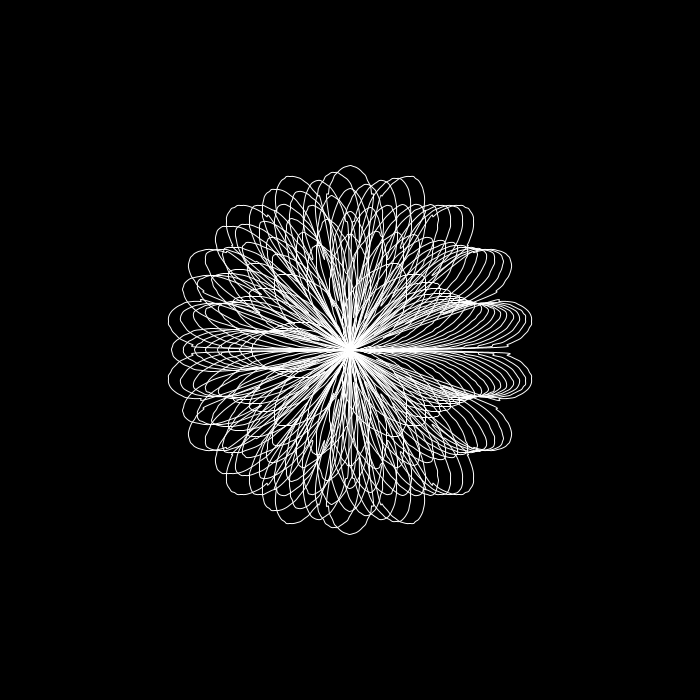
Frame 1 (no input)
Frame 60 (the mouse pressed at the canvas centre just before this capture): identical to frame 1, image omitted
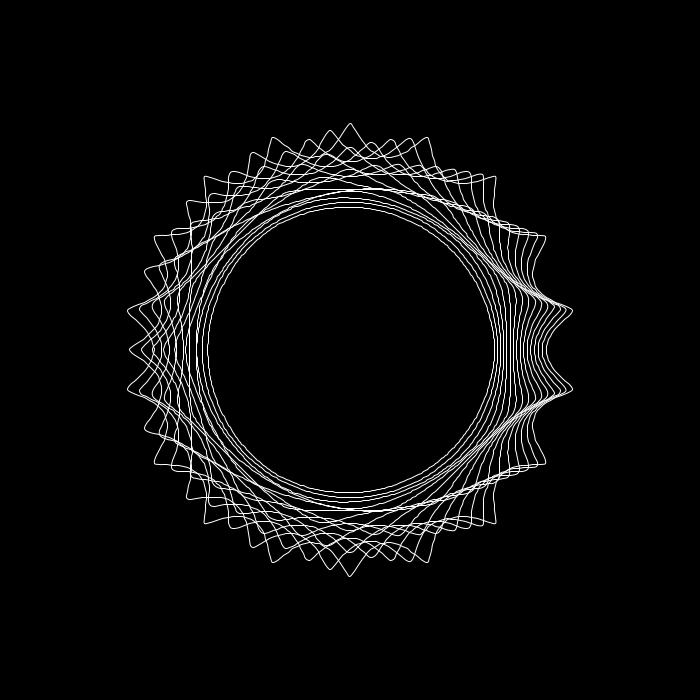
Frame 120 (the mouse held since frame 60 and released just before this capture)

The Processing sketch that drew these frames (run headless with seeded random() and noise(); from frame 60 on, the mouse is pressed at the canvas centre):

// Processing sketch: Superformula
// ── Superformula.pde
/**
 * Visualize: Superformula
 * from Form+Code in Design, Art, and Architecture 
 * by Casey Reas, Chandler McWilliams, and LUST
 * Princeton Architectural Press, 2010
 * ISBN 9781568989372
 * 
 * This code was written for Processing 1.2+
 * Get Processing at http://www.processing.org/download
 */

float scaler = 200;
int m = 2;
float n1 = 18;
float n2 = 1;
float n3 = 1;

void setup() {
  size(700, 700);
  smooth();
  noFill();
  stroke(255);
}

void draw() {
  n2 = map(mouseX, 0, width, -20, 20);
  n3 = map(mouseY, 0, height, -20, 20);
  background(0);
  
  pushMatrix();
  translate(width/2, height/2);

  float newscaler = scaler;
  for (int s = 16; s > 0; s--) {  
    beginShape();
  
    float mm = m + s;
    float nn1 = n1 + s;
    float nn2 = n2 + s;
    float nn3 = n3 + s;
    newscaler = newscaler * 0.98;
    float sscaler = newscaler;

    PVector[] points = superformula(mm, nn1, nn2, nn3);
    curveVertex(points[points.length-1].x * sscaler, points[points.length-1].y * sscaler);
    for (int i = 0;i < points.length; i++) {
      curveVertex(points[i].x * sscaler, points[i].y * sscaler);
    }
    curveVertex(points[0].x * sscaler, points[0].y * sscaler);
    endShape();
  }
  popMatrix();
}


PVector[] superformula(float m,float n1,float n2,float n3) {
  int numPoints = 360;
  float phi = TWO_PI / numPoints;
  PVector[] points = new PVector[numPoints+1];
  for (int i = 0;i <= numPoints;i++) {
    points[i] = superformulaPoint(m,n1,n2,n3,phi * i);
  }
  return points;
}

PVector superformulaPoint(float m,float n1,float n2,float n3,float phi) {
  float r;
  float t1,t2;
  float a=1,b=1;
  float x = 0;
  float y = 0;

  t1 = cos(m * phi / 4) / a;
  t1 = abs(t1);
  t1 = pow(t1,n2);

  t2 = sin(m * phi / 4) / b;
  t2 = abs(t2);
  t2 = pow(t2,n3);

  r = pow(t1+t2,1/n1);
  if (abs(r) == 0) {
    x = 0;
    y = 0;
  }  
  else {
    r = 1 / r;
    x = r * cos(phi);
    y = r * sin(phi);
  }

  return new PVector(x, y);
}
